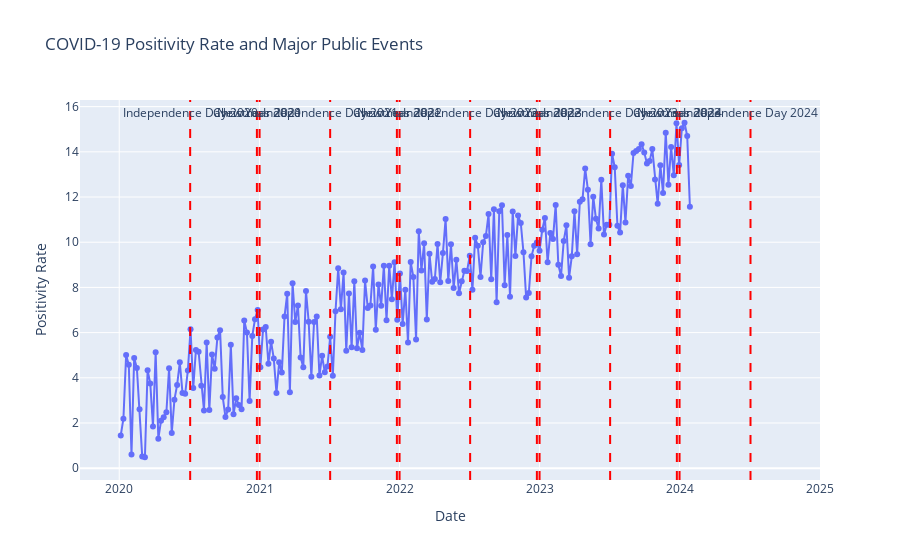

Write notebook code for a chart like this one.
### Markdown cell above
## This graph tests the hypothesis "Positivity rate of COVID-19 significantly increases following major public events or holidays"

### Code cell
# Extending the simulation date range to 2024
dates = pd.date_range(start="2020-01-01", end="2024-1-31", freq='W')
positivity_rates = (pd.Series(range(len(dates))) / 100).apply(lambda x: x + np.random.rand()) * 5

# Simulated DataFrame
covid_data = pd.DataFrame({'Date': dates, 'Positivity Rate': positivity_rates})

# Extending the list of major public events or holidays to 2024
events = pd.to_datetime([
    '2020-07-04', '2020-12-25', '2021-01-01', '2021-07-04',
    '2021-12-25', '2022-01-01', '2022-07-04', '2022-12-25',
    '2023-01-01', '2023-07-04', '2023-12-25', '2024-01-01', '2024-07-04'
])
event_labels = [
    'Independence Day 2020', 'Christmas 2020', 'New Year 2021', 'Independence Day 2021',
    'Christmas 2021', 'New Year 2022', 'Independence Day 2022', 'Christmas 2022',
    'New Year 2023', 'Independence Day 2023', 'Christmas 2023', 'New Year 2024', 'Independence Day 2024'
]

# Plotting
fig = px.line(covid_data, x='Date', y='Positivity Rate', title='COVID-19 Positivity Rate and Major Public Events', markers=True)
for event, label in zip(events, event_labels):
    fig.add_vline(x=event, line_width=2, line_dash="dash", line_color="red")
    fig.add_annotation(x=event, y=max(covid_data['Positivity Rate']), text=label, showarrow=False, yshift=10)

fig.show()

### Figure 1 — Plotly figure (JSON) as saved in the notebook; plotly's stock layout.template omitted (floating-point values rounded to 4 significant figures; data arrays with more than 128 entries replaced by an {"elided": "..."} marker saying what was removed)
{"data": [{"hovertemplate": "Date=%{x}<br>Positivity Rate=%{y}<extra></extra>", "legendgroup": "", "line": {"color": "#636efa", "dash": "solid"}, "marker": {"symbol": "circle"}, "mode": "lines+markers", "name": "", "orientation": "v", "showlegend": false, "type": "scatter", "x": {"elided": "213 str values"}, "xaxis": "x", "y": {"elided": "213 float values"}, "yaxis": "y"}], "layout": {"annotations": [{"showarrow": false, "text": "Independence Day 2020", "x": "2020-07-04T00:00:00", "y": 15.29, "yshift": 10}, {"showarrow": false, "text": "Christmas 2020", "x": "2020-12-25T00:00:00", "y": 15.29, "yshift": 10}, {"showarrow": false, "text": "New Year 2021", "x": "2021-01-01T00:00:00", "y": 15.29, "yshift": 10}, {"showarrow": false, "text": "Independence Day 2021", "x": "2021-07-04T00:00:00", "y": 15.29, "yshift": 10}, {"showarrow": false, "text": "Christmas 2021", "x": "2021-12-25T00:00:00", "y": 15.29, "yshift": 10}, {"showarrow": false, "text": "New Year 2022", "x": "2022-01-01T00:00:00", "y": 15.29, "yshift": 10}, {"showarrow": false, "text": "Independence Day 2022", "x": "2022-07-04T00:00:00", "y": 15.29, "yshift": 10}, {"showarrow": false, "text": "Christmas 2022", "x": "2022-12-25T00:00:00", "y": 15.29, "yshift": 10}, {"showarrow": false, "text": "New Year 2023", "x": "2023-01-01T00:00:00", "y": 15.29, "yshift": 10}, {"showarrow": false, "text": "Independence Day 2023", "x": "2023-07-04T00:00:00", "y": 15.29, "yshift": 10}, {"showarrow": false, "text": "Christmas 2023", "x": "2023-12-25T00:00:00", "y": 15.29, "yshift": 10}, {"showarrow": false, "text": "New Year 2024", "x": "2024-01-01T00:00:00", "y": 15.29, "yshift": 10}, {"showarrow": false, "text": "Independence Day 2024", "x": "2024-07-04T00:00:00", "y": 15.29, "yshift": 10}], "legend": {"tracegroupgap": 0}, "shapes": [{"line": {"color": "red", "dash": "dash", "width": 2}, "type": "line", "x0": "2020-07-04T00:00:00", "x1": "2020-07-04T00:00:00", "xref": "x", "y0": 0, "y1": 1, "yref": "y domain"}, {"line": {"color": "red", "dash": "dash", "width": 2}, "type": "line", "x0": "2020-12-25T00:00:00", "x1": "2020-12-25T00:00:00", "xref": "x", "y0": 0, "y1": 1, "yref": "y domain"}, {"line": {"color": "red", "dash": "dash", "width": 2}, "type": "line", "x0": "2021-01-01T00:00:00", "x1": "2021-01-01T00:00:00", "xref": "x", "y0": 0, "y1": 1, "yref": "y domain"}, {"line": {"color": "red", "dash": "dash", "width": 2}, "type": "line", "x0": "2021-07-04T00:00:00", "x1": "2021-07-04T00:00:00", "xref": "x", "y0": 0, "y1": 1, "yref": "y domain"}, {"line": {"color": "red", "dash": "dash", "width": 2}, "type": "line", "x0": "2021-12-25T00:00:00", "x1": "2021-12-25T00:00:00", "xref": "x", "y0": 0, "y1": 1, "yref": "y domain"}, {"line": {"color": "red", "dash": "dash", "width": 2}, "type": "line", "x0": "2022-01-01T00:00:00", "x1": "2022-01-01T00:00:00", "xref": "x", "y0": 0, "y1": 1, "yref": "y domain"}, {"line": {"color": "red", "dash": "dash", "width": 2}, "type": "line", "x0": "2022-07-04T00:00:00", "x1": "2022-07-04T00:00:00", "xref": "x", "y0": 0, "y1": 1, "yref": "y domain"}, {"line": {"color": "red", "dash": "dash", "width": 2}, "type": "line", "x0": "2022-12-25T00:00:00", "x1": "2022-12-25T00:00:00", "xref": "x", "y0": 0, "y1": 1, "yref": "y domain"}, {"line": {"color": "red", "dash": "dash", "width": 2}, "type": "line", "x0": "2023-01-01T00:00:00", "x1": "2023-01-01T00:00:00", "xref": "x", "y0": 0, "y1": 1, "yref": "y domain"}, {"line": {"color": "red", "dash": "dash", "width": 2}, "type": "line", "x0": "2023-07-04T00:00:00", "x1": "2023-07-04T00:00:00", "xref": "x", "y0": 0, "y1": 1, "yref": "y domain"}, {"line": {"color": "red", "dash": "dash", "width": 2}, "type": "line", "x0": "2023-12-25T00:00:00", "x1": "2023-12-25T00:00:00", "xref": "x", "y0": 0, "y1": 1, "yref": "y domain"}, {"line": {"color": "red", "dash": "dash", "width": 2}, "type": "line", "x0": "2024-01-01T00:00:00", "x1": "2024-01-01T00:00:00", "xref": "x", "y0": 0, "y1": 1, "yref": "y domain"}, {"line": {"color": "red", "dash": "dash", "width": 2}, "type": "line", "x0": "2024-07-04T00:00:00", "x1": "2024-07-04T00:00:00", "xref": "x", "y0": 0, "y1": 1, "yref": "y domain"}], "title": {"text": "COVID-19 Positivity Rate and Major Public Events"}, "xaxis": {"anchor": "y", "domain": [0, 1], "title": {"text": "Date"}}, "yaxis": {"anchor": "x", "domain": [0, 1], "title": {"text": "Positivity Rate"}}}}
